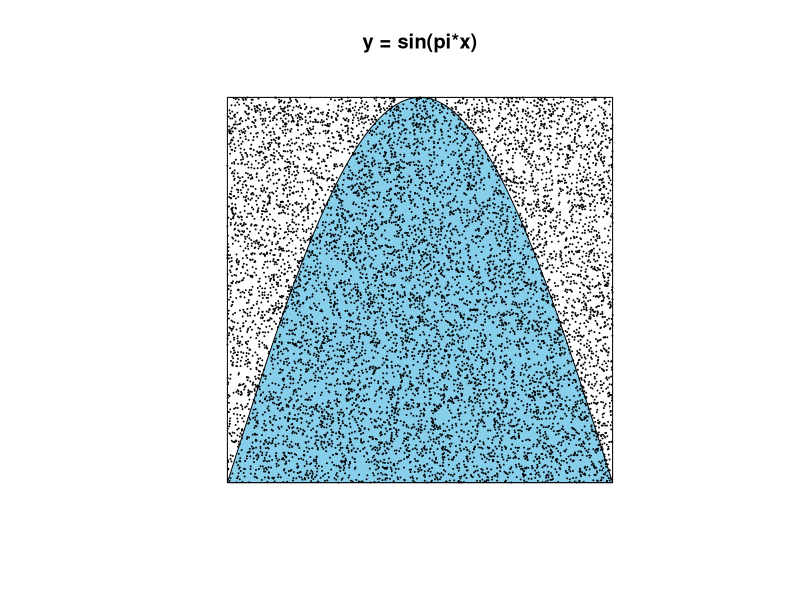

Generate this figure with R:

#' Exercise 4
#' Alter the program MonteCarlo to estimate the area
#' under the graph of y = sin(pi*x) inside the 
#' unit square by choosing 10000 points at random.

n = 10000 # the number of experiments
xdata = runif(n) # x value of point
ydata = runif(n) # y value of point
# the number of points under the curve y=sin(pi*x)
inside_num = length(xdata[ydata < sin(pi * xdata)])

x = seq(0, 1, 0.001)
y = sin(pi * x)
polyx = c(x, rev(x))
polyy = c(rep(0,length(x)), rev(y))

plot(c(), c(), main='y = sin(pi*x)',
     axes=F, xlab='', ylab='', xlim=c(0,1), ylim=c(0,1), asp=1)
lines(c(0, 1, 1, 0, 0), c(0, 0, 1, 1, 0))

polygon(polyx, polyy, col='skyblue')
points(xdata, ydata, cex=.01)

cat('Estimate of area is ', inside_num / n)
cat('Estimate of pi is ', 2 / (inside_num / n))
